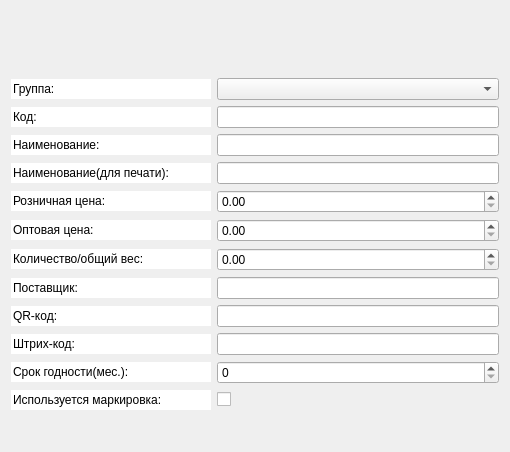
<?xml version="1.0" encoding="UTF-8"?>
<ui version="4.0">
 <class>product_card</class>
 <widget class="QWidget" name="product_card">
  <property name="geometry">
   <rect>
    <x>0</x>
    <y>0</y>
    <width>510</width>
    <height>452</height>
   </rect>
  </property>
  <property name="windowTitle">
   <string>Карта товара </string>
  </property>
  <property name="windowIcon">
   <iconset resource="../../../icons/icons.qrc">
    <normaloff>:/icons/form.ico</normaloff>:/icons/form.ico</iconset>
  </property>
  <layout class="QGridLayout" name="gridLayout">
   <item row="0" column="0">
    <layout class="QVBoxLayout" name="main_l">
     <item>
      <layout class="QHBoxLayout" name="buttons_l">
       <item>
        <widget class="QPushButton" name="edit_btn">
         <property name="sizePolicy">
          <sizepolicy hsizetype="Fixed" vsizetype="Fixed">
           <horstretch>30</horstretch>
           <verstretch>30</verstretch>
          </sizepolicy>
         </property>
         <property name="minimumSize">
          <size>
           <width>30</width>
           <height>30</height>
          </size>
         </property>
         <property name="maximumSize">
          <size>
           <width>30</width>
           <height>30</height>
          </size>
         </property>
         <property name="toolTip">
          <string>Редактировать</string>
         </property>
         <property name="text">
          <string/>
         </property>
         <property name="icon">
          <iconset resource="../../../icons/icons.qrc">
           <normaloff>:/icons/edit.ico</normaloff>:/icons/edit.ico</iconset>
         </property>
         <property name="iconSize">
          <size>
           <width>30</width>
           <height>30</height>
          </size>
         </property>
         <property name="flat">
          <bool>true</bool>
         </property>
        </widget>
       </item>
       <item>
        <widget class="QPushButton" name="save_btn">
         <property name="sizePolicy">
          <sizepolicy hsizetype="Fixed" vsizetype="Fixed">
           <horstretch>30</horstretch>
           <verstretch>30</verstretch>
          </sizepolicy>
         </property>
         <property name="minimumSize">
          <size>
           <width>30</width>
           <height>30</height>
          </size>
         </property>
         <property name="maximumSize">
          <size>
           <width>30</width>
           <height>30</height>
          </size>
         </property>
         <property name="toolTip">
          <string>Сохранить</string>
         </property>
         <property name="text">
          <string/>
         </property>
         <property name="icon">
          <iconset resource="../../../icons/icons.qrc">
           <normaloff>:/icons/save.ico</normaloff>:/icons/save.ico</iconset>
         </property>
         <property name="iconSize">
          <size>
           <width>30</width>
           <height>30</height>
          </size>
         </property>
         <property name="flat">
          <bool>true</bool>
         </property>
        </widget>
       </item>
       <item>
        <widget class="QPushButton" name="delete_btn">
         <property name="sizePolicy">
          <sizepolicy hsizetype="Fixed" vsizetype="Fixed">
           <horstretch>30</horstretch>
           <verstretch>30</verstretch>
          </sizepolicy>
         </property>
         <property name="minimumSize">
          <size>
           <width>30</width>
           <height>30</height>
          </size>
         </property>
         <property name="maximumSize">
          <size>
           <width>30</width>
           <height>30</height>
          </size>
         </property>
         <property name="baseSize">
          <size>
           <width>0</width>
           <height>0</height>
          </size>
         </property>
         <property name="toolTip">
          <string>Удалить</string>
         </property>
         <property name="text">
          <string/>
         </property>
         <property name="icon">
          <iconset resource="../../../icons/icons.qrc">
           <normaloff>:/icons/delete.ico</normaloff>:/icons/delete.ico</iconset>
         </property>
         <property name="iconSize">
          <size>
           <width>30</width>
           <height>30</height>
          </size>
         </property>
         <property name="flat">
          <bool>true</bool>
         </property>
        </widget>
       </item>
       <item>
        <widget class="QPushButton" name="print_label_btn">
         <property name="sizePolicy">
          <sizepolicy hsizetype="Fixed" vsizetype="Fixed">
           <horstretch>30</horstretch>
           <verstretch>30</verstretch>
          </sizepolicy>
         </property>
         <property name="minimumSize">
          <size>
           <width>30</width>
           <height>30</height>
          </size>
         </property>
         <property name="maximumSize">
          <size>
           <width>30</width>
           <height>30</height>
          </size>
         </property>
         <property name="toolTip">
          <string>Печать ценника</string>
         </property>
         <property name="text">
          <string/>
         </property>
         <property name="icon">
          <iconset resource="../../../icons/icons.qrc">
           <normaloff>:/icons/printer.ico</normaloff>:/icons/printer.ico</iconset>
         </property>
         <property name="iconSize">
          <size>
           <width>30</width>
           <height>30</height>
          </size>
         </property>
         <property name="flat">
          <bool>true</bool>
         </property>
        </widget>
       </item>
       <item>
        <widget class="QPushButton" name="addDataMatrix_btn">
         <property name="sizePolicy">
          <sizepolicy hsizetype="Fixed" vsizetype="Fixed">
           <horstretch>30</horstretch>
           <verstretch>30</verstretch>
          </sizepolicy>
         </property>
         <property name="minimumSize">
          <size>
           <width>30</width>
           <height>30</height>
          </size>
         </property>
         <property name="maximumSize">
          <size>
           <width>30</width>
           <height>30</height>
          </size>
         </property>
         <property name="toolTip">
          <string>Внесение кодов DataMatrix</string>
         </property>
         <property name="text">
          <string/>
         </property>
         <property name="icon">
          <iconset resource="../../../icons/icons.qrc">
           <normaloff>:/icons/DataMatrix.ico</normaloff>:/icons/DataMatrix.ico</iconset>
         </property>
         <property name="iconSize">
          <size>
           <width>30</width>
           <height>30</height>
          </size>
         </property>
         <property name="flat">
          <bool>true</bool>
         </property>
        </widget>
       </item>
      </layout>
     </item>
     <item>
      <layout class="QHBoxLayout" name="group_l">
       <item>
        <widget class="QLineEdit" name="d_group">
         <property name="sizePolicy">
          <sizepolicy hsizetype="Fixed" vsizetype="Fixed">
           <horstretch>0</horstretch>
           <verstretch>0</verstretch>
          </sizepolicy>
         </property>
         <property name="minimumSize">
          <size>
           <width>200</width>
           <height>0</height>
          </size>
         </property>
         <property name="text">
          <string>Группа:</string>
         </property>
         <property name="frame">
          <bool>false</bool>
         </property>
         <property name="readOnly">
          <bool>true</bool>
         </property>
        </widget>
       </item>
       <item>
        <widget class="QComboBox" name="product_groups">
         <property name="editable">
          <bool>false</bool>
         </property>
        </widget>
       </item>
      </layout>
     </item>
     <item>
      <layout class="QHBoxLayout" name="code_l">
       <item>
        <widget class="QLineEdit" name="d_code">
         <property name="sizePolicy">
          <sizepolicy hsizetype="Fixed" vsizetype="Fixed">
           <horstretch>0</horstretch>
           <verstretch>0</verstretch>
          </sizepolicy>
         </property>
         <property name="minimumSize">
          <size>
           <width>200</width>
           <height>0</height>
          </size>
         </property>
         <property name="text">
          <string>Код:</string>
         </property>
         <property name="frame">
          <bool>false</bool>
         </property>
         <property name="readOnly">
          <bool>true</bool>
         </property>
        </widget>
       </item>
       <item>
        <widget class="QLineEdit" name="product_code">
         <property name="readOnly">
          <bool>true</bool>
         </property>
        </widget>
       </item>
      </layout>
     </item>
     <item>
      <layout class="QHBoxLayout" name="name_l">
       <item>
        <widget class="QLineEdit" name="d_name">
         <property name="sizePolicy">
          <sizepolicy hsizetype="Fixed" vsizetype="Fixed">
           <horstretch>0</horstretch>
           <verstretch>0</verstretch>
          </sizepolicy>
         </property>
         <property name="minimumSize">
          <size>
           <width>200</width>
           <height>0</height>
          </size>
         </property>
         <property name="text">
          <string>Наименование:</string>
         </property>
         <property name="frame">
          <bool>false</bool>
         </property>
         <property name="readOnly">
          <bool>true</bool>
         </property>
        </widget>
       </item>
       <item>
        <widget class="QLineEdit" name="product_name"/>
       </item>
      </layout>
     </item>
     <item>
      <layout class="QHBoxLayout" name="print_name_l">
       <item>
        <widget class="QLineEdit" name="d_print_name">
         <property name="sizePolicy">
          <sizepolicy hsizetype="Fixed" vsizetype="Fixed">
           <horstretch>0</horstretch>
           <verstretch>0</verstretch>
          </sizepolicy>
         </property>
         <property name="minimumSize">
          <size>
           <width>200</width>
           <height>0</height>
          </size>
         </property>
         <property name="text">
          <string>Наименование(для печати):</string>
         </property>
         <property name="frame">
          <bool>false</bool>
         </property>
         <property name="readOnly">
          <bool>true</bool>
         </property>
        </widget>
       </item>
       <item>
        <widget class="QLineEdit" name="print_name"/>
       </item>
      </layout>
     </item>
     <item>
      <layout class="QHBoxLayout" name="trade_price_l">
       <item>
        <widget class="QLineEdit" name="d_trade_price">
         <property name="sizePolicy">
          <sizepolicy hsizetype="Fixed" vsizetype="Fixed">
           <horstretch>0</horstretch>
           <verstretch>0</verstretch>
          </sizepolicy>
         </property>
         <property name="minimumSize">
          <size>
           <width>200</width>
           <height>0</height>
          </size>
         </property>
         <property name="text">
          <string>Розничная цена:</string>
         </property>
         <property name="frame">
          <bool>false</bool>
         </property>
         <property name="readOnly">
          <bool>true</bool>
         </property>
        </widget>
       </item>
       <item>
        <widget class="QDoubleSpinBox" name="trade_price"/>
       </item>
      </layout>
     </item>
     <item>
      <layout class="QHBoxLayout" name="retail_price_l">
       <item>
        <widget class="QLineEdit" name="d_reatil_price">
         <property name="sizePolicy">
          <sizepolicy hsizetype="Fixed" vsizetype="Fixed">
           <horstretch>0</horstretch>
           <verstretch>0</verstretch>
          </sizepolicy>
         </property>
         <property name="minimumSize">
          <size>
           <width>200</width>
           <height>0</height>
          </size>
         </property>
         <property name="text">
          <string>Оптовая цена:</string>
         </property>
         <property name="frame">
          <bool>false</bool>
         </property>
         <property name="readOnly">
          <bool>true</bool>
         </property>
        </widget>
       </item>
       <item>
        <widget class="QDoubleSpinBox" name="retail_price"/>
       </item>
      </layout>
     </item>
     <item>
      <layout class="QHBoxLayout" name="count_l">
       <item>
        <widget class="QLineEdit" name="d_count">
         <property name="sizePolicy">
          <sizepolicy hsizetype="Fixed" vsizetype="Fixed">
           <horstretch>0</horstretch>
           <verstretch>0</verstretch>
          </sizepolicy>
         </property>
         <property name="minimumSize">
          <size>
           <width>200</width>
           <height>0</height>
          </size>
         </property>
         <property name="text">
          <string>Количество/общий вес:</string>
         </property>
         <property name="frame">
          <bool>false</bool>
         </property>
         <property name="readOnly">
          <bool>true</bool>
         </property>
        </widget>
       </item>
       <item>
        <widget class="QDoubleSpinBox" name="count"/>
       </item>
      </layout>
     </item>
     <item>
      <layout class="QHBoxLayout" name="supplier_l">
       <item>
        <widget class="QLineEdit" name="d_supplier">
         <property name="sizePolicy">
          <sizepolicy hsizetype="Fixed" vsizetype="Fixed">
           <horstretch>0</horstretch>
           <verstretch>0</verstretch>
          </sizepolicy>
         </property>
         <property name="minimumSize">
          <size>
           <width>200</width>
           <height>0</height>
          </size>
         </property>
         <property name="text">
          <string>Поставщик:</string>
         </property>
         <property name="frame">
          <bool>false</bool>
         </property>
         <property name="readOnly">
          <bool>true</bool>
         </property>
        </widget>
       </item>
       <item>
        <widget class="QLineEdit" name="provider"/>
       </item>
      </layout>
     </item>
     <item>
      <layout class="QHBoxLayout" name="QR_code_l">
       <item>
        <widget class="QLineEdit" name="d_qr_code">
         <property name="sizePolicy">
          <sizepolicy hsizetype="Minimum" vsizetype="Fixed">
           <horstretch>0</horstretch>
           <verstretch>0</verstretch>
          </sizepolicy>
         </property>
         <property name="minimumSize">
          <size>
           <width>200</width>
           <height>0</height>
          </size>
         </property>
         <property name="text">
          <string>QR-код:</string>
         </property>
         <property name="frame">
          <bool>false</bool>
         </property>
         <property name="readOnly">
          <bool>true</bool>
         </property>
        </widget>
       </item>
       <item>
        <widget class="QLineEdit" name="qr_code"/>
       </item>
      </layout>
     </item>
     <item>
      <layout class="QHBoxLayout" name="bar_code_l">
       <item>
        <widget class="QLineEdit" name="d_bar_code">
         <property name="sizePolicy">
          <sizepolicy hsizetype="Fixed" vsizetype="Fixed">
           <horstretch>0</horstretch>
           <verstretch>0</verstretch>
          </sizepolicy>
         </property>
         <property name="minimumSize">
          <size>
           <width>200</width>
           <height>0</height>
          </size>
         </property>
         <property name="text">
          <string>Штрих-код:</string>
         </property>
         <property name="frame">
          <bool>false</bool>
         </property>
         <property name="readOnly">
          <bool>true</bool>
         </property>
        </widget>
       </item>
       <item>
        <widget class="QLineEdit" name="barcode"/>
       </item>
      </layout>
     </item>
     <item>
      <layout class="QHBoxLayout" name="d_exp_date_l">
       <item>
        <widget class="QLineEdit" name="d_exp_date">
         <property name="sizePolicy">
          <sizepolicy hsizetype="Fixed" vsizetype="Fixed">
           <horstretch>0</horstretch>
           <verstretch>0</verstretch>
          </sizepolicy>
         </property>
         <property name="minimumSize">
          <size>
           <width>200</width>
           <height>0</height>
          </size>
         </property>
         <property name="text">
          <string>Срок годности(мес.):</string>
         </property>
         <property name="frame">
          <bool>false</bool>
         </property>
         <property name="readOnly">
          <bool>true</bool>
         </property>
        </widget>
       </item>
       <item>
        <widget class="QSpinBox" name="exp_date"/>
       </item>
      </layout>
     </item>
     <item>
      <layout class="QHBoxLayout" name="dm_l">
       <item>
        <widget class="QLineEdit" name="d_dm">
         <property name="sizePolicy">
          <sizepolicy hsizetype="Fixed" vsizetype="Fixed">
           <horstretch>0</horstretch>
           <verstretch>0</verstretch>
          </sizepolicy>
         </property>
         <property name="minimumSize">
          <size>
           <width>200</width>
           <height>0</height>
          </size>
         </property>
         <property name="maximumSize">
          <size>
           <width>16777215</width>
           <height>16777215</height>
          </size>
         </property>
         <property name="text">
          <string>Используется маркировка:</string>
         </property>
         <property name="frame">
          <bool>false</bool>
         </property>
         <property name="readOnly">
          <bool>true</bool>
         </property>
        </widget>
       </item>
       <item>
        <widget class="QCheckBox" name="dm_check">
         <property name="sizePolicy">
          <sizepolicy hsizetype="Minimum" vsizetype="Fixed">
           <horstretch>0</horstretch>
           <verstretch>30</verstretch>
          </sizepolicy>
         </property>
         <property name="minimumSize">
          <size>
           <width>0</width>
           <height>0</height>
          </size>
         </property>
         <property name="text">
          <string/>
         </property>
         <property name="iconSize">
          <size>
           <width>30</width>
           <height>30</height>
          </size>
         </property>
        </widget>
       </item>
      </layout>
     </item>
    </layout>
   </item>
  </layout>
 </widget>
 <resources>
  <include location="../../../icons/icons.qrc"/>
 </resources>
 <connections/>
</ui>
